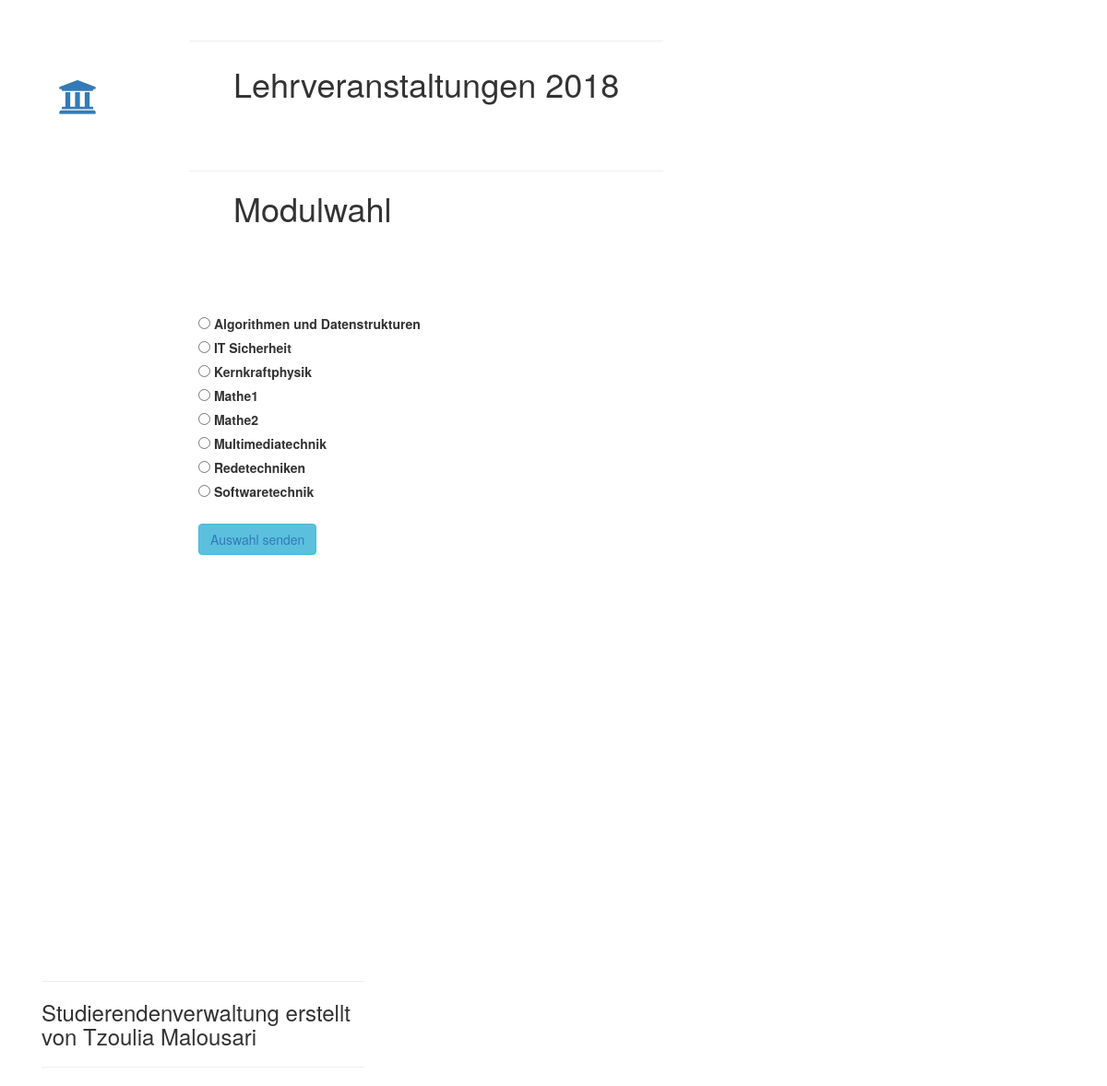
Screenshot of /belegungen/modulwahl/ with the database file from the repository.
### belegungen/models.py (models this page shows, shortened)
class Lehrveranstaltung(models.Model):
    lv_nr = models.IntegerField(default=100)
    lv_name = models.CharField(max_length=200)
    doz_name = models.CharField(max_length=150)
    stud = models.ManyToManyField(Student)
    objects = models.Manager()

### belegungen/views.py (the view)
# urls.py: path('modulwahl/', views.modulwahl, name='modulwahl'),
def modulwahl(request):  # Belegungsseite für Module
    lv = Lehrveranstaltung()
    l_veranstaltungen = Lehrveranstaltung.objects.order_by('lv_name')
    if request.method == 'POST':
        form = ModulwahlForm(request.POST, instance=lv)
        if form.is_valid():
            auswahl = form.save(commit=False)
            auswahl.save()
            messages.success(request, 'Auswahl wurde gespeichert.')
            return HttpResponseRedirect(reverse('belegungen/index.html'))
        else:
            messages.error(request, 'Eingabe konnte nicht gespeichert werden, bitte versuchen sie es erneut.')
            pass
    else:
        form = ModulwahlForm(instance=lv)
    return render(request, 'belegungen/modulwahl.html', {'page_title': 'Modulwahl', 'form': form,
                                                         'modul': l_veranstaltungen, })

### belegungen/forms.py
class ModulwahlForm(ModelForm):
    class Meta:
        model = Lehrveranstaltung
        labels = {
            'lv_nr': 'Nummer Lehrveranstaltung',
            'lv_name': 'Name Lehrveranstaltung',
            'doz_name': 'Name des Dozenten',
        }
        fields = ['lv_nr', 'lv_name', 'doz_name']

### belegungen/templates/belegungen/modulwahl.html (shortened to what this page needs)
{%  extends 'belegungen/base.html' %}
{% block main_content %}
    <form action="" enctype="multipart/form-data" method="POST">
        <br>
        {% for l in modul %}
            <input type="radio" name="modul" id="modul{{ forloop.counter }}" value="{{ l.id }}">
            <label for="modul{{ forloop.counter }}"><b>{{ l.lv_name }}</b></label><br>
        {% endfor %}
        <br>
        <button type="submit" class="btn btn-info">
            <a href="{% url "belegungen:index" %}">
                Auswahl senden
            </a>
        </button>
    </form>
{% endblock %}

### rows the page displays
Lehrveranstaltung: lv_name "Algorithmen und Datenstrukturen"
Lehrveranstaltung: lv_name "IT Sicherheit"
Lehrveranstaltung: lv_name "Kernkraftphysik"
Lehrveranstaltung: lv_name "Mathe1"
Lehrveranstaltung: lv_name "Mathe2"
Lehrveranstaltung: lv_name "Multimediatechnik"
Lehrveranstaltung: lv_name "Redetechniken"
Lehrveranstaltung: lv_name "Softwaretechnik"

### other values shown
{{ page_title }} "Modulwahl"
